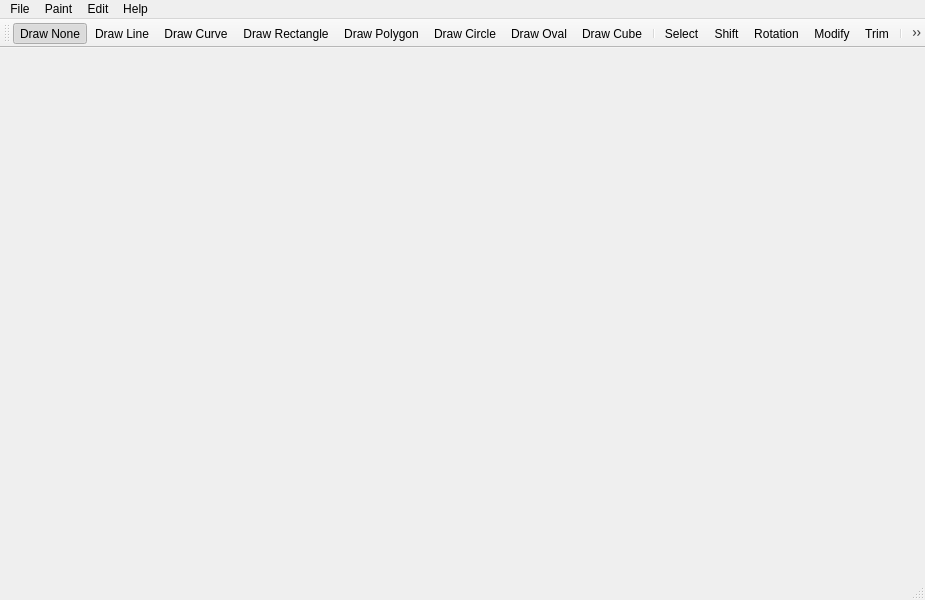
<?xml version="1.0" encoding="UTF-8"?>
<ui version="4.0">
 <class>MainWindow</class>
 <widget class="QMainWindow" name="MainWindow">
  <property name="geometry">
   <rect>
    <x>0</x>
    <y>0</y>
    <width>925</width>
    <height>600</height>
   </rect>
  </property>
  <property name="windowTitle">
   <string>MainWindow</string>
  </property>
  <widget class="QWidget" name="centralWidget"/>
  <widget class="QMenuBar" name="menuBar">
   <property name="geometry">
    <rect>
     <x>0</x>
     <y>0</y>
     <width>925</width>
     <height>22</height>
    </rect>
   </property>
   <widget class="QMenu" name="menuFile">
    <property name="title">
     <string>File</string>
    </property>
    <addaction name="actionNew"/>
    <addaction name="actionOpen"/>
    <addaction name="separator"/>
    <addaction name="actionSave"/>
    <addaction name="actionSave_as"/>
    <addaction name="separator"/>
    <addaction name="actionClose"/>
   </widget>
   <widget class="QMenu" name="menuEdit">
    <property name="title">
     <string>Edit</string>
    </property>
    <addaction name="actionSelect"/>
    <addaction name="actionShift"/>
    <addaction name="actionRotation"/>
    <addaction name="actionScale"/>
    <addaction name="actionTrim"/>
    <addaction name="separator"/>
    <addaction name="actionZoom"/>
    <addaction name="actionMinimize"/>
    <addaction name="separator"/>
    <addaction name="actionFill"/>
    <addaction name="separator"/>
    <addaction name="actionDelete"/>
   </widget>
   <widget class="QMenu" name="menuHelp">
    <property name="title">
     <string>Help</string>
    </property>
    <addaction name="actionAbout"/>
    <addaction name="separator"/>
    <addaction name="actionTechnical_Support"/>
   </widget>
   <widget class="QMenu" name="menuPaint">
    <property name="title">
     <string>Paint</string>
    </property>
    <addaction name="actionDraw_None"/>
    <addaction name="actionDraw_Line"/>
    <addaction name="actionDraw_Curve"/>
    <addaction name="actionDraw_Rectangle"/>
    <addaction name="actionDraw_Polygon"/>
    <addaction name="actionDraw_Circle"/>
    <addaction name="actionDraw_Oval"/>
    <addaction name="actionDraw_Cube"/>
    <addaction name="separator"/>
    <addaction name="actionColor"/>
   </widget>
   <addaction name="menuFile"/>
   <addaction name="menuPaint"/>
   <addaction name="menuEdit"/>
   <addaction name="menuHelp"/>
  </widget>
  <widget class="QToolBar" name="mainToolBar">
   <property name="font">
    <font>
     <stylestrategy>PreferDefault</stylestrategy>
    </font>
   </property>
   <property name="mouseTracking">
    <bool>false</bool>
   </property>
   <property name="contextMenuPolicy">
    <enum>Qt::ActionsContextMenu</enum>
   </property>
   <property name="autoFillBackground">
    <bool>false</bool>
   </property>
   <attribute name="toolBarArea">
    <enum>TopToolBarArea</enum>
   </attribute>
   <attribute name="toolBarBreak">
    <bool>false</bool>
   </attribute>
   <addaction name="actionDraw_None"/>
   <addaction name="actionDraw_Line"/>
   <addaction name="actionDraw_Curve"/>
   <addaction name="actionDraw_Rectangle"/>
   <addaction name="actionDraw_Polygon"/>
   <addaction name="actionDraw_Circle"/>
   <addaction name="actionDraw_Oval"/>
   <addaction name="actionDraw_Cube"/>
   <addaction name="separator"/>
   <addaction name="actionSelect"/>
   <addaction name="actionShift"/>
   <addaction name="actionRotation"/>
   <addaction name="actionScale"/>
   <addaction name="actionTrim"/>
   <addaction name="separator"/>
   <addaction name="actionZoom"/>
   <addaction name="actionMinimize"/>
   <addaction name="separator"/>
   <addaction name="actionColor"/>
   <addaction name="actionFill"/>
   <addaction name="separator"/>
   <addaction name="actionDelete"/>
  </widget>
  <widget class="QStatusBar" name="statusBar"/>
  <action name="actionNew">
   <property name="icon">
    <iconset resource="images.qrc">
     <normaloff>:/images/images/new.png</normaloff>:/images/images/new.png</iconset>
   </property>
   <property name="text">
    <string>New</string>
   </property>
   <property name="shortcut">
    <string>Ctrl+N</string>
   </property>
  </action>
  <action name="actionOpen">
   <property name="icon">
    <iconset resource="images.qrc">
     <normaloff>:/images/images/open.png</normaloff>:/images/images/open.png</iconset>
   </property>
   <property name="text">
    <string>Open...</string>
   </property>
   <property name="shortcut">
    <string>Ctrl+O</string>
   </property>
  </action>
  <action name="actionSave">
   <property name="icon">
    <iconset resource="images.qrc">
     <normaloff>:/images/images/save.png</normaloff>:/images/images/save.png</iconset>
   </property>
   <property name="text">
    <string>Save</string>
   </property>
   <property name="shortcut">
    <string>Ctrl+S</string>
   </property>
  </action>
  <action name="actionSave_as">
   <property name="icon">
    <iconset resource="images.qrc">
     <normaloff>:/images/images/save.png</normaloff>:/images/images/save.png</iconset>
   </property>
   <property name="text">
    <string>Save as...</string>
   </property>
   <property name="shortcut">
    <string>Ctrl+Shift+S</string>
   </property>
  </action>
  <action name="actionClose">
   <property name="icon">
    <iconset resource="images.qrc">
     <normaloff>:/images/images/close.png</normaloff>:/images/images/close.png</iconset>
   </property>
   <property name="text">
    <string>Close</string>
   </property>
   <property name="shortcut">
    <string>Ctrl+C</string>
   </property>
  </action>
  <action name="actionAbout">
   <property name="icon">
    <iconset resource="images.qrc">
     <normaloff>:/images/images/about.png</normaloff>:/images/images/about.png</iconset>
   </property>
   <property name="text">
    <string>About</string>
   </property>
  </action>
  <action name="actionTechnical_Support">
   <property name="icon">
    <iconset resource="images.qrc">
     <normaloff>:/images/images/support.png</normaloff>:/images/images/support.png</iconset>
   </property>
   <property name="text">
    <string>Technical Support</string>
   </property>
  </action>
  <action name="actionUndo">
   <property name="icon">
    <iconset resource="images.qrc">
     <normaloff>:/images/images/undo.png</normaloff>:/images/images/undo.png</iconset>
   </property>
   <property name="text">
    <string>Undo</string>
   </property>
   <property name="shortcut">
    <string>Ctrl+Z</string>
   </property>
  </action>
  <action name="actionRedo">
   <property name="icon">
    <iconset resource="images.qrc">
     <normaloff>:/images/images/redo.png</normaloff>:/images/images/redo.png</iconset>
   </property>
   <property name="text">
    <string>Redo</string>
   </property>
   <property name="shortcut">
    <string>Ctrl+Shift+Z</string>
   </property>
  </action>
  <action name="actionDraw_Line">
   <property name="checkable">
    <bool>true</bool>
   </property>
   <property name="icon">
    <iconset resource="images.qrc">
     <normaloff>:/images/images/line.png</normaloff>:/images/images/line.png</iconset>
   </property>
   <property name="text">
    <string>Draw Line</string>
   </property>
   <property name="autoRepeat">
    <bool>false</bool>
   </property>
  </action>
  <action name="actionDraw_Curve">
   <property name="checkable">
    <bool>true</bool>
   </property>
   <property name="checked">
    <bool>false</bool>
   </property>
   <property name="icon">
    <iconset resource="images.qrc">
     <normaloff>:/images/images/curve.png</normaloff>:/images/images/curve.png</iconset>
   </property>
   <property name="text">
    <string>Draw Curve</string>
   </property>
   <property name="autoRepeat">
    <bool>false</bool>
   </property>
  </action>
  <action name="actionDraw_Polygon">
   <property name="checkable">
    <bool>true</bool>
   </property>
   <property name="icon">
    <iconset resource="images.qrc">
     <normaloff>:/images/images/polygon.png</normaloff>:/images/images/polygon.png</iconset>
   </property>
   <property name="text">
    <string>Draw Polygon</string>
   </property>
  </action>
  <action name="actionDraw_Circle">
   <property name="checkable">
    <bool>true</bool>
   </property>
   <property name="icon">
    <iconset resource="images.qrc">
     <normaloff>:/images/images/circle.png</normaloff>:/images/images/circle.png</iconset>
   </property>
   <property name="text">
    <string>Draw Circle</string>
   </property>
  </action>
  <action name="actionDraw_Oval">
   <property name="checkable">
    <bool>true</bool>
   </property>
   <property name="icon">
    <iconset resource="images.qrc">
     <normaloff>:/images/images/oval.png</normaloff>:/images/images/oval.png</iconset>
   </property>
   <property name="text">
    <string>Draw Oval</string>
   </property>
  </action>
  <action name="actionDraw_Cube">
   <property name="checkable">
    <bool>true</bool>
   </property>
   <property name="icon">
    <iconset resource="images.qrc">
     <normaloff>:/images/images/cube.png</normaloff>:/images/images/cube.png</iconset>
   </property>
   <property name="text">
    <string>Draw Cube</string>
   </property>
  </action>
  <action name="actionZoom">
   <property name="checkable">
    <bool>true</bool>
   </property>
   <property name="icon">
    <iconset resource="images.qrc">
     <normaloff>:/images/images/zoom.png</normaloff>:/images/images/zoom.png</iconset>
   </property>
   <property name="text">
    <string>Zoom</string>
   </property>
  </action>
  <action name="actionTrim">
   <property name="checkable">
    <bool>true</bool>
   </property>
   <property name="icon">
    <iconset resource="images.qrc">
     <normaloff>:/images/images/trim.png</normaloff>:/images/images/trim.png</iconset>
   </property>
   <property name="text">
    <string>Trim</string>
   </property>
  </action>
  <action name="actionRotation">
   <property name="checkable">
    <bool>true</bool>
   </property>
   <property name="icon">
    <iconset resource="images.qrc">
     <normaloff>:/images/images/rotation.png</normaloff>:/images/images/rotation.png</iconset>
   </property>
   <property name="text">
    <string>Rotation</string>
   </property>
  </action>
  <action name="actionShift">
   <property name="checkable">
    <bool>true</bool>
   </property>
   <property name="icon">
    <iconset resource="images.qrc">
     <normaloff>:/images/images/shift.png</normaloff>:/images/images/shift.png</iconset>
   </property>
   <property name="text">
    <string>Shift</string>
   </property>
  </action>
  <action name="actionFill">
   <property name="checkable">
    <bool>true</bool>
   </property>
   <property name="icon">
    <iconset resource="images.qrc">
     <normaloff>:/images/images/fill.png</normaloff>:/images/images/fill.png</iconset>
   </property>
   <property name="text">
    <string>Fill</string>
   </property>
  </action>
  <action name="actionMinimize">
   <property name="checkable">
    <bool>true</bool>
   </property>
   <property name="checked">
    <bool>false</bool>
   </property>
   <property name="icon">
    <iconset resource="images.qrc">
     <normaloff>:/images/images/minimize.png</normaloff>:/images/images/minimize.png</iconset>
   </property>
   <property name="text">
    <string>Minimize</string>
   </property>
  </action>
  <action name="actionColor">
   <property name="checkable">
    <bool>true</bool>
   </property>
   <property name="icon">
    <iconset resource="images.qrc">
     <normaloff>:/images/images/Color.png</normaloff>:/images/images/Color.png</iconset>
   </property>
   <property name="text">
    <string>Color</string>
   </property>
  </action>
  <action name="actionDraw_None">
   <property name="checkable">
    <bool>true</bool>
   </property>
   <property name="checked">
    <bool>true</bool>
   </property>
   <property name="icon">
    <iconset resource="images.qrc">
     <normaloff>:/images/images/none.png</normaloff>:/images/images/none.png</iconset>
   </property>
   <property name="text">
    <string>Draw None</string>
   </property>
  </action>
  <action name="actionDraw_Rectangle">
   <property name="checkable">
    <bool>true</bool>
   </property>
   <property name="icon">
    <iconset resource="images.qrc">
     <normaloff>:/images/images/rectangle.png</normaloff>:/images/images/rectangle.png</iconset>
   </property>
   <property name="text">
    <string>Draw Rectangle</string>
   </property>
  </action>
  <action name="actionScale">
   <property name="checkable">
    <bool>true</bool>
   </property>
   <property name="icon">
    <iconset resource="images.qrc">
     <normaloff>:/images/images/zoom_in_out.png</normaloff>:/images/images/zoom_in_out.png</iconset>
   </property>
   <property name="text">
    <string>Modify</string>
   </property>
  </action>
  <action name="actionSelect">
   <property name="checkable">
    <bool>true</bool>
   </property>
   <property name="icon">
    <iconset resource="images.qrc">
     <normaloff>:/images/images/select.png</normaloff>:/images/images/select.png</iconset>
   </property>
   <property name="text">
    <string>Select</string>
   </property>
  </action>
  <action name="actionDelete">
   <property name="checkable">
    <bool>true</bool>
   </property>
   <property name="icon">
    <iconset resource="images.qrc">
     <normaloff>:/images/images/delete.png</normaloff>:/images/images/delete.png</iconset>
   </property>
   <property name="text">
    <string>Delete</string>
   </property>
  </action>
 </widget>
 <layoutdefault spacing="6" margin="11"/>
 <resources>
  <include location="images.qrc"/>
 </resources>
 <connections/>
</ui>
